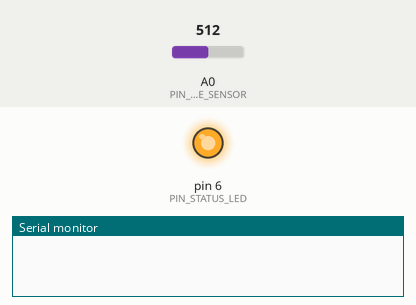
This sketch was run on a simulated Arduino Nano, built with avr-gcc and run on an emulated ATmega328P. On the bench: output pins drawn as LEDs (lit = HIGH), the last lines printed to the serial monitor. The inputs (shaded band) are chosen by the test bench; at power-on: A0 (PIN_MOISTURE_SENSOR) = 512. The audio player accepts every command and is not drawn.

Above: at 0.1 s.
At 0.8 s:
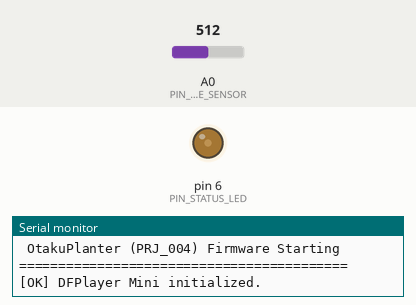
Timing chart, 0 to 2.3 s (numbered marks = the images above):
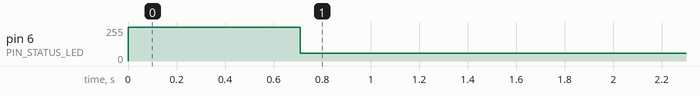

Measured:
- by itself, pin 6 (PIN_STATUS_LED): 255/255 → 60/255 at 0.71 s

The sketch:

otaku_planter.ino
```cpp
/**
 * Project: OtakuPlanter (PRJ_004_AnimeSmartPlanter_ST004_ST013)
 * Course:  SMVIT / STHDF 2026 (FIIT STU)
 * Authors: Peter Brandajsky (ST004), Timotej Strecko (ST013)
 *
 * Description:
 *   Interactive anime-themed smart planter firmware for Arduino Nano (ATmega328P).
 *   Uses a Capacitive Soil Moisture Sensor v1.2 (analog pin A0) with a 16-sample
 *   moving average filter and hysteresis thresholds to drive a DFPlayer Mini MP3
 *   module over SoftwareSerial (pins D10, D11) and an indicator LED (pin D6).
 *
 * MicroSD Card Structure (FAT32):
 *   /mp3/0001.mp3 -> Thirsty alert ("Yamete kudasai! Mizu o kudasai!")
 *   /mp3/0002.mp3 -> Watered thank-you ("Arigato!")
 *   /mp3/0003.mp3 -> Boot greeting ("Ohayo!")
 */

#include <Arduino.h>
#include <SoftwareSerial.h>
#include <DFRobotDFPlayerMini.h>

// -------------------- PIN DEFINITIONS --------------------
constexpr uint8_t PIN_MOISTURE_SENSOR = A0;
constexpr uint8_t PIN_DFP_RX          = 10; // Connect to DFPlayer TX
constexpr uint8_t PIN_DFP_TX          = 11; // Connect via 1kOhm resistor to DFPlayer RX
constexpr uint8_t PIN_STATUS_LED      = 6;  // Indicator LED (anime character eyes)

// -------------------- CALIBRATION & HYSTERESIS -----------
// Capacitive sensor v1.2 outputs HIGHER ADC values when DRY, LOWER when WET.
constexpr int ADC_DRY_AIR             = 760; // 0% moisture reference
constexpr int ADC_WET_WATER           = 310; // 100% moisture reference
constexpr int DRY_THRESHOLD           = 620; // Trigger "Thirsty" state when ADC > 620 (~30% moisture)
constexpr int WET_THRESHOLD           = 450; // Trigger "Watered" state when ADC < 450 (~68% moisture)

// -------------------- TIMING & FILTERING -----------------
constexpr uint8_t  FILTER_SAMPLES     = 16;
constexpr uint32_t MEASURE_INTERVAL_MS = 2000UL;       // Sample every 2 seconds
constexpr uint32_t REMINDER_COOLDOWN_MS = 3600000UL;   // Repeat thirsty voice max once per hour (60 min)
constexpr uint8_t  AUDIO_VOLUME       = 22;            // Range: 0..30

// -------------------- TRACK NUMBERS ----------------------
constexpr uint16_t TRACK_THIRSTY      = 1; // /mp3/0001.mp3
constexpr uint16_t TRACK_WATERED      = 2; // /mp3/0002.mp3
constexpr uint16_t TRACK_BOOT         = 3; // /mp3/0003.mp3

// -------------------- FINITE STATE MACHINE ---------------
enum class PlanterState : uint8_t {
  INIT,
  STANDBY,
  MEASURE,
  ALERT_THIRSTY,
  WAIT_WATER,
  WATERED_HAPPY
};

SoftwareSerial dfSerial(PIN_DFP_RX, PIN_DFP_TX);
DFRobotDFPlayerMini dfPlayer;

PlanterState currentState = PlanterState::INIT;
bool dfPlayerReady = false;
int sampleBuffer[FILTER_SAMPLES];
uint8_t sampleIndex = 0;
bool bufferFilled = false;

uint32_t lastMeasureTime = 0;
uint32_t lastAlertTime = 0;
uint32_t ledBlinkTimer = 0;
bool ledState = false;

// Read and smooth capacitive sensor using 16-sample moving average
int readFilteredMoistureADC() {
  int raw = analogRead(PIN_MOISTURE_SENSOR);
  sampleBuffer[sampleIndex] = raw;
  sampleIndex = (sampleIndex + 1) % FILTER_SAMPLES;
  if (sampleIndex == 0) {
    bufferFilled = true;
  }

  uint8_t count = bufferFilled ? FILTER_SAMPLES : sampleIndex;
  long sum = 0;
  for (uint8_t i = 0; i < count; i++) {
    sum += sampleBuffer[i];
  }
  return static_cast<int>(sum / count);
}

// Convert ADC value into human-readable 0-100% relative soil moisture
int adcToPercentage(int adcValue) {
  long pct = map(adcValue, ADC_DRY_AIR, ADC_WET_WATER, 0, 100);
  return constrain(static_cast<int>(pct), 0, 100);
}

void playVoiceTrack(uint16_t trackNumber) {
  if (dfPlayerReady) {
    dfPlayer.playMp3Folder(trackNumber);
  }
}

void setup() {
  Serial.begin(115200);
  pinMode(PIN_STATUS_LED, OUTPUT);
  digitalWrite(PIN_STATUS_LED, HIGH);

  // Pre-fill moving average buffer with initial sensor readings
  for (uint8_t i = 0; i < FILTER_SAMPLES; i++) {
    readFilteredMoistureADC();
    delay(10);
  }

  Serial.println(F("=========================================="));
  Serial.println(F(" OtakuPlanter (PRJ_004) Firmware Starting "));
  Serial.println(F("=========================================="));

  dfSerial.begin(9600);
  if (dfPlayer.begin(dfSerial, true, true)) {
    dfPlayerReady = true;
    dfPlayer.volume(AUDIO_VOLUME);
    Serial.println(F("[OK] DFPlayer Mini initialized."));
    playVoiceTrack(TRACK_BOOT);
  } else {
    dfPlayerReady = false;
    Serial.println(F("[WARN] DFPlayer Mini not detected. Running in visual/serial mode."));
  }

  currentState = PlanterState::STANDBY;
  lastMeasureTime = millis();
}

void loop() {
  uint32_t now = millis();

  // Blink LED rapidly when waiting for water, keep steady dim/on in standby
  if (currentState == PlanterState::WAIT_WATER) {
    if (now - ledBlinkTimer >= 350UL) {
      ledBlinkTimer = now;
      ledState = !ledState;
      digitalWrite(PIN_STATUS_LED, ledState ? HIGH : LOW);
    }
  } else {
    analogWrite(PIN_STATUS_LED, 60); // Calm glowing eyes in normal mode
  }

  switch (currentState) {
    case PlanterState::INIT:
      currentState = PlanterState::STANDBY;
      break;

    case PlanterState::STANDBY:
      if (now - lastMeasureTime >= MEASURE_INTERVAL_MS) {
        lastMeasureTime = now;
        currentState = PlanterState::MEASURE;
      }
      break;

    case PlanterState::MEASURE: {
      int adcAvg = readFilteredMoistureADC();
      int moisturePct = adcToPercentage(adcAvg);

      Serial.print(F("[STANDBY] Moisture ADC: "));
      Serial.print(adcAvg);
      Serial.print(F(" ("));
      Serial.print(moisturePct);
      Serial.println(F("%)"));

      if (adcAvg > DRY_THRESHOLD) {
        currentState = PlanterState::ALERT_THIRSTY;
      } else {
        currentState = PlanterState::STANDBY;
      }
      break;
    }

    case PlanterState::ALERT_THIRSTY:
      Serial.println(F("[ALERT] Soil is DRY! Playing Track 0001 (Yamete kudasai!)"));
      playVoiceTrack(TRACK_THIRSTY);
      lastAlertTime = now;
      currentState = PlanterState::WAIT_WATER;
      break;

    case PlanterState::WAIT_WATER:
      if (now - lastMeasureTime >= 1000UL) { // Faster polling (1s) while waiting for watering
        lastMeasureTime = now;
        int adcAvg = readFilteredMoistureADC();
        int moisturePct = adcToPercentage(adcAvg);

        Serial.print(F("[THIRSTY] Waiting for water... ADC: "));
        Serial.print(adcAvg);
        Serial.print(F(" ("));
        Serial.print(moisturePct);
        Serial.println(F("%)"));

        // Hysteresis check: only exit thirsty state when moisture drops below WET_THRESHOLD
        if (adcAvg < WET_THRESHOLD) {
          currentState = PlanterState::WATERED_HAPPY;
        } else if (now - lastAlertTime >= REMINDER_COOLDOWN_MS) {
          Serial.println(F("[REMINDER] Cooldown elapsed, repeating Track 0001."));
          playVoiceTrack(TRACK_THIRSTY);
          lastAlertTime = now;
        }
      }
      break;

    case PlanterState::WATERED_HAPPY:
      Serial.println(F("[HAPPY] Plant watered! Playing Track 0002 (Arigato!)"));
      digitalWrite(PIN_STATUS_LED, HIGH);
      playVoiceTrack(TRACK_WATERED);
      delay(2500);
      currentState = PlanterState::STANDBY;
      break;
  }
}
```
